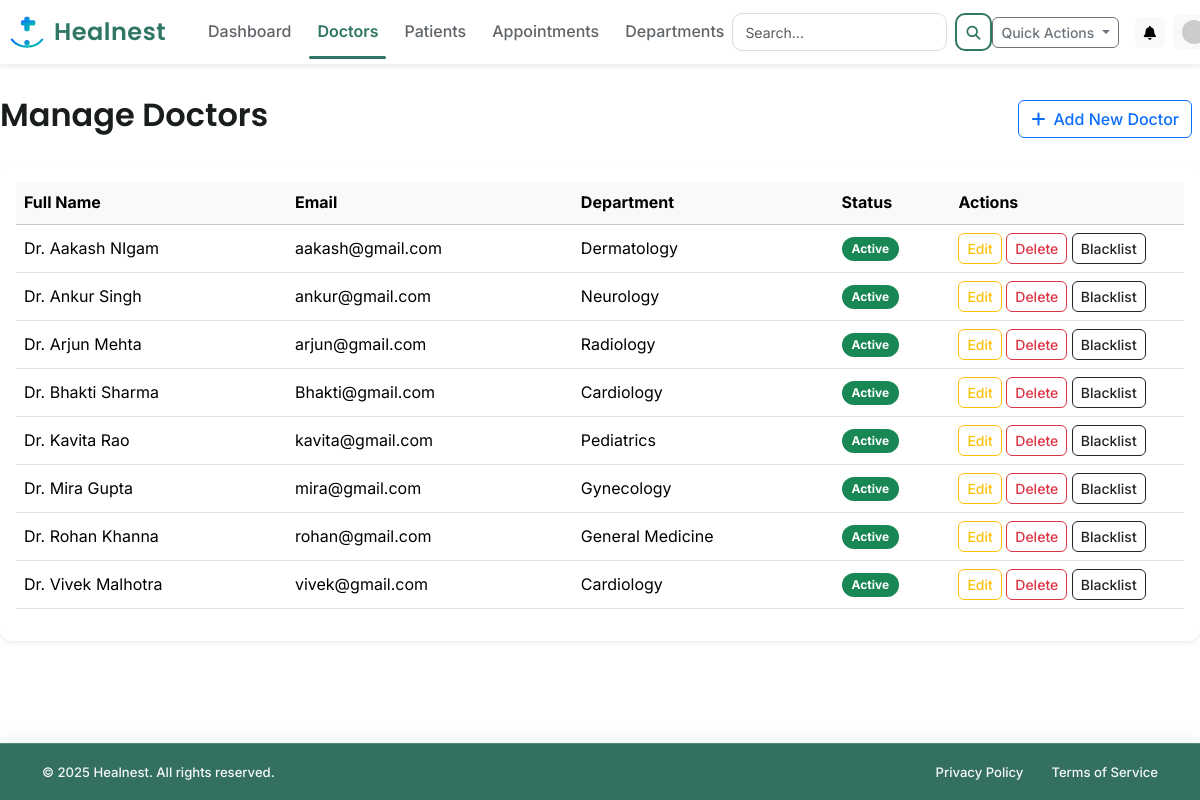
Page /admin/doctors (signed in) on the committed database.
### app/models.py (models this page shows, shortened)
class User(db.Model, UserMixin):
    __tablename__ = 'user'
    id = db.Column(db.Integer, primary_key=True)
    email = db.Column(db.String(120), unique=True, nullable=False)
    password_hash = db.Column(db.String(128), nullable=False)
    role = db.Column(db.String(10), nullable=False)  # 'admin', 'doctor', 'patient'
    created_at = db.Column(db.DateTime, default=datetime.utcnow)
    is_active = db.Column(db.Boolean, nullable=False, default=True)
    doctor_profile = db.relationship('DoctorProfile', backref='user', uselist=False, cascade="all, delete-orphan")
    patient_profile = db.relationship('PatientProfile', backref='user', uselist=False, cascade="all, delete-orphan")
    appointments_as_patient = db.relationship('Appointment', foreign_keys='Appointment.patient_id', backref='patient', lazy=True, cascade="all, delete-orphan")
    appointments_as_doctor = db.relationship('Appointment', foreign_keys='Appointment.doctor_id', backref='doctor', lazy=True, cascade="all, delete-orphan")
    availabilities = db.relationship('Availability', backref='doctor', lazy=True, cascade="all, delete-orphan")
    notifications = db.relationship('Notification', backref='user', lazy=True, cascade="all, delete-orphan")
    reviews_given = db.relationship('DoctorReview', foreign_keys='DoctorReview.patient_id', backref='patient', lazy=True)
    reviews_received = db.relationship('DoctorReview', foreign_keys='DoctorReview.doctor_id', backref='doctor', lazy=True)
    @property
    def password(self):
        raise AttributeError('password is not a readable attribute')

class DoctorProfile(db.Model):
    __tablename__ = 'doctor_profile'
    id = db.Column(db.Integer, primary_key=True)
    user_id = db.Column(db.Integer, db.ForeignKey('user.id'), nullable=False, unique=True)
    full_name = db.Column(db.String(100), nullable=False)
    department_id = db.Column(db.Integer, db.ForeignKey('department.id'), nullable=False)
    qualifications = db.Column(db.String(200))
    contact_number = db.Column(db.String(20))
    experience_years = db.Column(db.Integer, default=0)
    bio = db.Column(db.Text)

class Department(db.Model):
    __tablename__ = 'department'
    id = db.Column(db.Integer, primary_key=True)
    name = db.Column(db.String(100), unique=True, nullable=False)
    description = db.Column(db.Text)
    doctors = db.relationship('DoctorProfile', backref='department', lazy=True)

### app/routes/admin_routes.py (the view)
@admin_bp.route('/doctors')
@login_required
def manage_doctors():
    if current_user.role != 'admin':
        flash('You are not authorized to access this page.', 'danger')
        return redirect(url_for('main.home'))
    doctors = User.query.filter_by(role='doctor').join(DoctorProfile).order_by(DoctorProfile.full_name).all()
    return render_template('admin/manage_doctors.html', title='Manage Doctors', doctors=doctors)

### app/__init__.py (called while the page is built)
@app.context_processor
def inject_notifications():
    if current_user.is_authenticated:
        unread_notifications = Notification.query.filter_by(user_id=current_user.id, is_read=False).order_by(Notification.created_at.desc()).limit(5).all()
        notification_count = Notification.query.filter_by(user_id=current_user.id, is_read=False).count()
        return dict(unread_notifications=unread_notifications, notification_count=notification_count)
    return dict(unread_notifications=[], notification_count=0)

@app.context_processor
def inject_notifications():
    if current_user.is_authenticated:
        unread_notifications = Notification.query.filter_by(user_id=current_user.id, is_read=False).order_by(Notification.created_at.desc()).limit(5).all()
        notification_count = Notification.query.filter_by(user_id=current_user.id, is_read=False).count()
        return dict(unread_notifications=unread_notifications, notification_count=notification_count)
    return dict(unread_notifications=[], notification_count=0)

### app/models.py (called while the page is built)
@login_manager.user_loader
def load_user(user_id):
    return User.query.get(int(user_id))

### app/templates/admin/manage_doctors.html
{% extends "layout.html" %}
{% block content %}
<div class="d-flex justify-content-between align-items-center mb-4">
    <h2>Manage Doctors</h2>
    <a href="{{ url_for('admin.add_doctor') }}" class="btn btn-outline-primary me-2">
        <i class="fas fa-plus me-2"></i>Add New Doctor
    </a>
</div>
<div class="card shadow-sm">
    <div class="card-body">
        <div class="table-responsive">
            <table class="table table-hover align-middle">
                <thead class="table-light">
                    <tr>
                        <th>Full Name</th>
                        <th>Email</th>
                        <th>Department</th>
                        <th style="width: 10%;">Status</th>
                        <th style="width: 20%;">Actions</th>
                    </tr>
                </thead>
                <tbody>
                    {% for doctor in doctors %}
                    <tr>
                        <td>Dr. {{ doctor.doctor_profile.full_name }}</td>
                        <td>{{ doctor.email }}</td>
                        <td>{{ doctor.doctor_profile.department.name }}</td>
                        <td>
                            {% if doctor.is_active %}
                            <span class="badge bg-success">Active</span>
                            {% else %}
                            <span class="badge bg-dark">Blacklisted</span>
                            {% endif %}
                        </td>
                        <td>
                            <a href="{{ url_for('admin.edit_doctor', user_id=doctor.id) }}"
                                class="btn btn-sm btn-outline-warning">Edit</a>
                            <form action="{{ url_for('admin.delete_doctor', user_id=doctor.id) }}" method="POST"
                                class="d-inline"
                                onsubmit="return confirm('DELETE: Are you sure you want to PERMANENTLY DELETE this doctor?');">
                                <button type="submit" class="btn btn-sm btn-outline-danger">Delete</button>
                            </form>
                            {% if doctor.is_active %}
                            <form action="{{ url_for('admin.blacklist_user', user_id=doctor.id) }}" method="POST"
                                class="d-inline"
                                onsubmit="return confirm('BLACKLIST: Are you sure you want to suspend Dr. {{ doctor.doctor_profile.full_name }}? They will not be able to log in.');">
                                <button type="submit" class="btn btn-sm btn-outline-dark">Blacklist</button>
                            </form>
                            {% else %}
                            <form action="{{ url_for('admin.activate_user', user_id=doctor.id) }}" method="POST"
                                class="d-inline">
                                <button type="submit" class="btn btn-sm btn-outline-success">Activate</button>
                            </form>
                            {% endif %}
                        </td>
                    </tr>
                    {% else %}
                    <tr>
                        <td colspan="5" class="text-center text-muted">No doctors found.</td>
                    </tr>
                    {% endfor %}
                </tbody>
            </table>
        </div>
    </div>
</div>
{% endblock content %}

### app/static/css/style.css (style rules this page uses)
:root { --brand-primary: #00796B; --brand-primary-dark: #004D40; --brand-accent: #1BAFA0; --brand-danger: #D9534F; --brand-warning: #F4B400; --brand-success: #28A745; --brand-info: #0091EA; --radius-sm: 6px; --radius-md: 10px; --radius-lg: 18px; --shadow-soft: 0 4px 12px rgba(0, 0, 0, 0.05); --shadow-hover: 0 6px 18px rgba(0, 0, 0, 0.10); }
:root { --brand-primary: #00897B; --brand-primary-dark: #00695C; --brand-primary-light: #E0F2F1; --success: #2E7D32; --warning: #ED6C02; --danger: #C62828; --info: #0288D1; --text-dark: #1A1D1E; --text-medium: #5F6469; --text-light: #AEB4BA; --bg-light: #F9FAFB; --bg-white: #FFFFFF; --bg-glass: rgba(255, 255, 255, 0.65); --shadow-soft: 0 4px 12px rgba(0, 0, 0, 0.06); --shadow-medium: 0 6px 20px rgba(0, 0, 0, 0.08); --shadow-hover: 0 8px 30px rgba(0, 0, 0, 0.12); --radius-sm: 6px; --radius-md: 12px; --radius-lg: 22px; --radius-full: 50px; --transition-fast: .15s ease-in-out; --transition-medium: .25s ease; }
body { font-family: "Inter", system-ui, sans-serif; background-color: var(--bg-light); color: var(--text-dark); line-height: 1.6; -webkit-font-smoothing: antialiased; }
h1, h2, h3, h4, h5 { font-family: "Poppins", sans-serif; font-weight: 600; color: var(--text-dark); }
a { text-decoration: none; transition: var(--transition-fast); }
.btn { border-radius: var(--radius-sm); font-weight: 500; transition: var(--transition-medium); }
.card { border: none; border-radius: var(--radius-md); background: var(--bg-white); box-shadow: var(--shadow-soft); transition: var(--transition-medium); }
.badge { padding: 6px 10px; border-radius: var(--radius-full); font-size: 0.75rem; }
:root { --brand-primary: #2F7665; }
:root { --brand-primary: #2F7665; --brand-primary-hover: #276255; --brand-primary-light: #E7F3F1; --brand-text-light: #ffffff; --brand-shadow: rgba(47, 118, 101, 0.28); }
button, .btn { transition: transform .2s ease, opacity .25s ease, box-shadow .25s ease; }

### app/static/css/layout.css (style rules this page uses)
html { scroll-behavior: smooth; }
body { display: flex; flex-direction: column; min-height: 100vh; padding-top: var(--navbar-height, 72px); }
.bg-dashboard { background-color: var(--brand-bg-soft); }

### rows in the picture
User: doctor_profile.full_name "Aakash NIgam", email "aakash@gmail.com", doctor_profile.department.name "Dermatology", is_active "Active"
User: doctor_profile.full_name "Ankur Singh", email "ankur@gmail.com", doctor_profile.department.name "Neurology", is_active "Active"
User: doctor_profile.full_name "Arjun Mehta", email "arjun@gmail.com", doctor_profile.department.name "Radiology", is_active "Active"
User: doctor_profile.full_name "Bhakti Sharma", email "Bhakti@gmail.com", doctor_profile.department.name "Cardiology", is_active "Active"
User: doctor_profile.full_name "Kavita Rao", email "kavita@gmail.com", doctor_profile.department.name "Pediatrics", is_active "Active"
User: doctor_profile.full_name "Mira Gupta", email "mira@gmail.com", doctor_profile.department.name "Gynecology", is_active "Active"
User: doctor_profile.full_name "Rohan Khanna", email "rohan@gmail.com", doctor_profile.department.name "General Medicine", is_active "Active"
User: doctor_profile.full_name "Vivek Malhotra", email "vivek@gmail.com", doctor_profile.department.name "Cardiology", is_active "Active"
